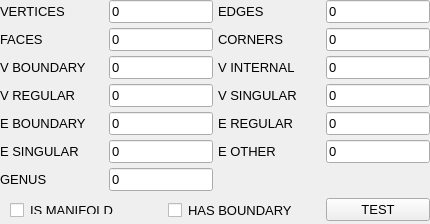
	<widget class="QWidget" name="panelTest">
	  <property name="sizePolicy">
	    <sizepolicy hsizetype="Expanding" vsizetype="Fixed">
	      <horstretch>0</horstretch>
	      <verstretch>0</verstretch>
	    </sizepolicy>
	  </property>
	  <property name="visible">
	    <bool>false</bool>
	  </property>

	  <layout class="QGridLayout" name="panelTestGridLayout">
	    <property name="leftMargin">
	      <number>0</number>
	    </property>
	    <property name="topMargin">
	      <number>0</number>
	    </property>
	    <property name="rightMargin">
	      <number>0</number>
	    </property>
	    <property name="bottomMargin">
	      <number>0</number>
	    </property>
	    <property name="spacing">
	      <number>5</number>
	    </property>

	    <!--
		#         VERTICES    = 12
		#         EDGES       = 17
	    -->

	    <item row="1" column="0">
	      <widget class="QLabel" name="labelTestVertices">
		<property name="sizePolicy">
		  <sizepolicy hsizetype="Expanding" vsizetype="Fixed">
		    <horstretch>1</horstretch>
		    <verstretch>0</verstretch>
		  </sizepolicy>
		</property>
		<property name="margin">
		  <number>5</number>
		</property>
		<property name="alignment">
		  <set>Qt::AlignLeft|Qt::AlignVCenter</set>
		</property>
		<property name="text">
		  <string>VERTICES</string>
		</property>
		<property name="font">
		  <font>
		    <pointsize>10</pointsize>
		  </font>
		</property>
	      </widget>
	    </item>

	    <item row="1" column="1">
	      <widget class="QLineEdit" name="editTestVertices">
		<property name="sizePolicy">
		  <sizepolicy hsizetype="Expanding" vsizetype="Fixed">
		    <horstretch>1</horstretch>
		    <verstretch>0</verstretch>
		  </sizepolicy>
		</property>
		<property name="text">
		  <string>0</string>
		</property>
		<property name="readOnly">
		  <bool>true</bool>
		</property>
		<property name="font">
		  <font>
		    <pointsize>10</pointsize>
		  </font>
		</property>
	      </widget>
	    </item>

	    <item row="1" column="2">
	      <widget class="QLabel" name="labelTestEdges">
		<property name="sizePolicy">
		  <sizepolicy hsizetype="Expanding" vsizetype="Fixed">
		    <horstretch>1</horstretch>
		    <verstretch>0</verstretch>
		  </sizepolicy>
		</property>
		<property name="margin">
		  <number>5</number>
		</property>
		<property name="alignment">
		  <set>Qt::AlignLeft|Qt::AlignVCenter</set>
		</property>
		<property name="text">
		  <string>EDGES</string>
		</property>
		<property name="font">
		  <font>
		    <pointsize>10</pointsize>
		  </font>
		</property>
	      </widget>
	    </item>

	    <item row="1" column="3">
	      <widget class="QLineEdit" name="editTestEdges">
		<property name="sizePolicy">
		  <sizepolicy hsizetype="Expanding" vsizetype="Fixed">
		    <horstretch>1</horstretch>
		    <verstretch>0</verstretch>
		  </sizepolicy>
		</property>
		<property name="text">
		  <string>0</string>
		</property>
		<property name="readOnly">
		  <bool>true</bool>
		</property>
		<property name="font">
		  <font>
		    <pointsize>10</pointsize>
		  </font>
		</property>
	      </widget>
	    </item>

	    <!--
		#         FACES       = 6
		#         CORNERS     = 30
	    -->

	    <item row="2" column="0">
	      <widget class="QLabel" name="labelTestFaces">
		<property name="sizePolicy">
		  <sizepolicy hsizetype="Expanding" vsizetype="Fixed">
		    <horstretch>1</horstretch>
		    <verstretch>0</verstretch>
		  </sizepolicy>
		</property>
		<property name="margin">
		  <number>5</number>
		</property>
		<property name="alignment">
		  <set>Qt::AlignLeft|Qt::AlignVCenter</set>
		</property>
		<property name="text">
		  <string>FACES</string>
		</property>
		<property name="font">
		  <font>
		    <pointsize>10</pointsize>
		  </font>
		</property>
	      </widget>
	    </item>

	    <item row="2" column="1">
	      <widget class="QLineEdit" name="editTestFaces">
		<property name="sizePolicy">
		  <sizepolicy hsizetype="Expanding" vsizetype="Fixed">
		    <horstretch>1</horstretch>
		    <verstretch>0</verstretch>
		  </sizepolicy>
		</property>
		<property name="text">
		  <string>0</string>
		</property>
		<property name="readOnly">
		  <bool>true</bool>
		</property>
		<property name="font">
		  <font>
		    <pointsize>10</pointsize>
		  </font>
		</property>
	      </widget>
	    </item>

	    <item row="2" column="2">
	      <widget class="QLabel" name="labelTestCorners">
		<property name="sizePolicy">
		  <sizepolicy hsizetype="Expanding" vsizetype="Fixed">
		    <horstretch>1</horstretch>
		    <verstretch>0</verstretch>
		  </sizepolicy>
		</property>
		<property name="margin">
		  <number>5</number>
		</property>
		<property name="alignment">
		  <set>Qt::AlignLeft|Qt::AlignVCenter</set>
		</property>
		<property name="text">
		  <string>CORNERS</string>
		</property>
		<property name="font">
		  <font>
		    <pointsize>10</pointsize>
		  </font>
		</property>
	      </widget>
	    </item>

	    <item row="2" column="3">
	      <widget class="QLineEdit" name="editTestCorners">
		<property name="sizePolicy">
		  <sizepolicy hsizetype="Expanding" vsizetype="Fixed">
		    <horstretch>1</horstretch>
		    <verstretch>0</verstretch>
		  </sizepolicy>
		</property>
		<property name="text">
		  <string>0</string>
		</property>
		<property name="readOnly">
		  <bool>true</bool>
		</property>
		<property name="font">
		  <font>
		    <pointsize>10</pointsize>
		  </font>
		</property>
	      </widget>
	    </item>

	    <!--
		#         V_BOUNDARY  = 10
		#         V_INTERNAL  = 2
	    -->

	    <item row="3" column="0">
	      <widget class="QLabel" name="labelTestVerticesBoundary">
		<property name="sizePolicy">
		  <sizepolicy hsizetype="Expanding" vsizetype="Fixed">
		    <horstretch>1</horstretch>
		    <verstretch>0</verstretch>
		  </sizepolicy>
		</property>
		<property name="margin">
		  <number>5</number>
		</property>
		<property name="alignment">
		  <set>Qt::AlignLeft|Qt::AlignVCenter</set>
		</property>
		<property name="text">
		  <string>V BOUNDARY</string>
		</property>
		<property name="font">
		  <font>
		    <pointsize>10</pointsize>
		  </font>
		</property>
	      </widget>
	    </item>

	    <item row="3" column="1">
	      <widget class="QLineEdit" name="editTestVerticesBoundary">
		<property name="sizePolicy">
		  <sizepolicy hsizetype="Expanding" vsizetype="Fixed">
		    <horstretch>1</horstretch>
		    <verstretch>0</verstretch>
		  </sizepolicy>
		</property>
		<property name="text">
		  <string>0</string>
		</property>
		<property name="readOnly">
		  <bool>true</bool>
		</property>
		<property name="font">
		  <font>
		    <pointsize>10</pointsize>
		  </font>
		</property>
	      </widget>
	    </item>

	    <item row="3" column="2">
	      <widget class="QLabel" name="labelTestVerticesInternal">
		<property name="sizePolicy">
		  <sizepolicy hsizetype="Expanding" vsizetype="Fixed">
		    <horstretch>1</horstretch>
		    <verstretch>0</verstretch>
		  </sizepolicy>
		</property>
		<property name="margin">
		  <number>5</number>
		</property>
		<property name="alignment">
		  <set>Qt::AlignLeft|Qt::AlignVCenter</set>
		</property>
		<property name="text">
		  <string>V INTERNAL</string>
		</property>
		<property name="font">
		  <font>
		    <pointsize>10</pointsize>
		  </font>
		</property>
	      </widget>
	    </item>

	    <item row="3" column="3">
	      <widget class="QLineEdit" name="editTestVerticesInternal">
		<property name="sizePolicy">
		  <sizepolicy hsizetype="Expanding" vsizetype="Fixed">
		    <horstretch>1</horstretch>
		    <verstretch>0</verstretch>
		  </sizepolicy>
		</property>
		<property name="text">
		  <string>0</string>
		</property>
		<property name="readOnly">
		  <bool>true</bool>
		</property>
		<property name="font">
		  <font>
		    <pointsize>10</pointsize>
		  </font>
		</property>
	      </widget>
	    </item>
	    
	    <!--
		#         V_REGULAR   = 12
		#         V_SINGULAR  = 0
	    -->

	    <item row="4" column="0">
	      <widget class="QLabel" name="labelTestVerticesRegular">
		<property name="sizePolicy">
		  <sizepolicy hsizetype="Expanding" vsizetype="Fixed">
		    <horstretch>1</horstretch>
		    <verstretch>0</verstretch>
		  </sizepolicy>
		</property>
		<property name="margin">
		  <number>5</number>
		</property>
		<property name="alignment">
		  <set>Qt::AlignLeft|Qt::AlignVCenter</set>
		</property>
		<property name="text">
		  <string>V REGULAR</string>
		</property>
		<property name="font">
		  <font>
		    <pointsize>10</pointsize>
		  </font>
		</property>
	      </widget>
	    </item>

	    <item row="4" column="1">
	      <widget class="QLineEdit" name="editTestVerticesRegular">
		<property name="sizePolicy">
		  <sizepolicy hsizetype="Expanding" vsizetype="Fixed">
		    <horstretch>1</horstretch>
		    <verstretch>0</verstretch>
		  </sizepolicy>
		</property>
		<property name="text">
		  <string>0</string>
		</property>
		<property name="readOnly">
		  <bool>true</bool>
		</property>
		<property name="font">
		  <font>
		    <pointsize>10</pointsize>
		  </font>
		</property>
	      </widget>
	    </item>

	    <item row="4" column="2">
	      <widget class="QLabel" name="labelTestVerticesSingular">
		<property name="sizePolicy">
		  <sizepolicy hsizetype="Expanding" vsizetype="Fixed">
		    <horstretch>1</horstretch>
		    <verstretch>0</verstretch>
		  </sizepolicy>
		</property>
		<property name="margin">
		  <number>5</number>
		</property>
		<property name="alignment">
		  <set>Qt::AlignLeft|Qt::AlignVCenter</set>
		</property>
		<property name="text">
		  <string>V SINGULAR</string>
		</property>
		<property name="font">
		  <font>
		    <pointsize>10</pointsize>
		  </font>
		</property>
	      </widget>
	    </item>

	    <item row="4" column="3">
	      <widget class="QLineEdit" name="editTestVerticesSingular">
		<property name="sizePolicy">
		  <sizepolicy hsizetype="Expanding" vsizetype="Fixed">
		    <horstretch>1</horstretch>
		    <verstretch>0</verstretch>
		  </sizepolicy>
		</property>
		<property name="text">
		  <string>0</string>
		</property>
		<property name="readOnly">
		  <bool>true</bool>
		</property>
		<property name="font">
		  <font>
		    <pointsize>10</pointsize>
		  </font>
		</property>
	      </widget>
	    </item>
	    
	    <!--
		#         E_BOUNDARY  = 10
		#         E_REGULAR   = 7
	    -->

	    <item row="5" column="0">
	      <widget class="QLabel" name="labelTestEdgesBoundary">
		<property name="sizePolicy">
		  <sizepolicy hsizetype="Expanding" vsizetype="Fixed">
		    <horstretch>1</horstretch>
		    <verstretch>0</verstretch>
		  </sizepolicy>
		</property>
		<property name="margin">
		  <number>5</number>
		</property>
		<property name="alignment">
		  <set>Qt::AlignLeft|Qt::AlignVCenter</set>
		</property>
		<property name="text">
		  <string>E BOUNDARY</string>
		</property>
		<property name="font">
		  <font>
		    <pointsize>10</pointsize>
		  </font>
		</property>
	      </widget>
	    </item>

	    <item row="5" column="1">
	      <widget class="QLineEdit" name="editTestEdgesBoundary">
		<property name="sizePolicy">
		  <sizepolicy hsizetype="Expanding" vsizetype="Fixed">
		    <horstretch>1</horstretch>
		    <verstretch>0</verstretch>
		  </sizepolicy>
		</property>
		<property name="text">
		  <string>0</string>
		</property>
		<property name="readOnly">
		  <bool>true</bool>
		</property>
		<property name="font">
		  <font>
		    <pointsize>10</pointsize>
		  </font>
		</property>
	      </widget>
	    </item>

	    <item row="5" column="2">
	      <widget class="QLabel" name="labelTestEdgesRegular">
		<property name="sizePolicy">
		  <sizepolicy hsizetype="Expanding" vsizetype="Fixed">
		    <horstretch>1</horstretch>
		    <verstretch>0</verstretch>
		  </sizepolicy>
		</property>
		<property name="margin">
		  <number>5</number>
		</property>
		<property name="alignment">
		  <set>Qt::AlignLeft|Qt::AlignVCenter</set>
		</property>
		<property name="text">
		  <string>E REGULAR</string>
		</property>
		<property name="font">
		  <font>
		    <pointsize>10</pointsize>
		  </font>
		</property>
	      </widget>
	    </item>

	    <item row="5" column="3">
	      <widget class="QLineEdit" name="editTestEdgesRegular">
		<property name="sizePolicy">
		  <sizepolicy hsizetype="Expanding" vsizetype="Fixed">
		    <horstretch>1</horstretch>
		    <verstretch>0</verstretch>
		  </sizepolicy>
		</property>
		<property name="text">
		  <string>0</string>
		</property>
		<property name="readOnly">
		  <bool>true</bool>
		</property>
		<property name="font">
		  <font>
		    <pointsize>10</pointsize>
		  </font>
		</property>
	      </widget>
	    </item>
	    
	    <!--
		#         E_SINGULAR  = 0
		#         E_OTHER     = 0
	    -->

	    <item row="6" column="0">
	      <widget class="QLabel" name="labelTestEdgesSingular">
		<property name="sizePolicy">
		  <sizepolicy hsizetype="Expanding" vsizetype="Fixed">
		    <horstretch>1</horstretch>
		    <verstretch>0</verstretch>
		  </sizepolicy>
		</property>
		<property name="margin">
		  <number>5</number>
		</property>
		<property name="alignment">
		  <set>Qt::AlignLeft|Qt::AlignVCenter</set>
		</property>
		<property name="text">
		  <string>E SINGULAR</string>
		</property>
		<property name="font">
		  <font>
		    <pointsize>10</pointsize>
		  </font>
		</property>
	      </widget>
	    </item>

	    <item row="6" column="1">
	      <widget class="QLineEdit" name="editTestEdgesSingular">
		<property name="sizePolicy">
		  <sizepolicy hsizetype="Expanding" vsizetype="Fixed">
		    <horstretch>1</horstretch>
		    <verstretch>0</verstretch>
		  </sizepolicy>
		</property>
		<property name="text">
		  <string>0</string>
		</property>
		<property name="readOnly">
		  <bool>true</bool>
		</property>
		<property name="font">
		  <font>
		    <pointsize>10</pointsize>
		  </font>
		</property>
	      </widget>
	    </item>

	    <item row="6" column="2">
	      <widget class="QLabel" name="labelTestEdgesOther">
		<property name="sizePolicy">
		  <sizepolicy hsizetype="Expanding" vsizetype="Fixed">
		    <horstretch>1</horstretch>
		    <verstretch>0</verstretch>
		  </sizepolicy>
		</property>
		<property name="margin">
		  <number>5</number>
		</property>
		<property name="alignment">
		  <set>Qt::AlignLeft|Qt::AlignVCenter</set>
		</property>
		<property name="text">
		  <string>E OTHER</string>
		</property>
		<property name="font">
		  <font>
		    <pointsize>10</pointsize>
		  </font>
		</property>
	      </widget>
	    </item>

	    <item row="6" column="3">
	      <widget class="QLineEdit" name="editTestEdgesOther">
		<property name="sizePolicy">
		  <sizepolicy hsizetype="Expanding" vsizetype="Fixed">
		    <horstretch>1</horstretch>
		    <verstretch>0</verstretch>
		  </sizepolicy>
		</property>
		<property name="text">
		  <string>0</string>
		</property>
		<property name="readOnly">
		  <bool>true</bool>
		</property>
		<property name="font">
		  <font>
		    <pointsize>10</pointsize>
		  </font>
		</property>
	      </widget>
	    </item>

	    <!--

                #         GENUS

            -->

	    <item row="7" column="0">
	      <widget class="QLabel" name="labelTestGenus">
		<property name="sizePolicy">
		  <sizepolicy hsizetype="Expanding" vsizetype="Fixed">
		    <horstretch>1</horstretch>
		    <verstretch>0</verstretch>
		  </sizepolicy>
		</property>
		<property name="margin">
		  <number>5</number>
		</property>
		<property name="alignment">
		  <set>Qt::AlignLeft|Qt::AlignVCenter</set>
		</property>
		<property name="text">
		  <string>GENUS</string>
		</property>
		<property name="font">
		  <font>
		    <pointsize>10</pointsize>
		  </font>
		</property>
	      </widget>
	    </item>

	    <item row="7" column="1">
	      <widget class="QLineEdit" name="editTestGenus">
		<property name="sizePolicy">
		  <sizepolicy hsizetype="Expanding" vsizetype="Fixed">
		    <horstretch>1</horstretch>
		    <verstretch>0</verstretch>
		  </sizepolicy>
		</property>
		<property name="text">
		  <string>0</string>
		</property>
		<property name="readOnly">
		  <bool>true</bool>
		</property>
		<property name="font">
		  <font>
		    <pointsize>10</pointsize>
		  </font>
		</property>
	      </widget>
	    </item>

	    <!--
		#         IS_MANIFOLD  = 1
		#         HAS_BOUNDARY = 1
	    -->

	    <item row="8" column="0" colspan="3">
	      <widget class="QWidget" name="widgetTestCheckBoxes">
		<layout class="QHBoxLayout" name="layoutTestCheckBoxes">
		  <property name="leftMargin">
		    <number>0</number>
		  </property>
		  <property name="topMargin">
		    <number>0</number>
		  </property>
		  <property name="rightMargin">
		    <number>0</number>
		  </property>
		  <property name="bottomMargin">
		    <number>0</number>
		  </property>
		  <property name="spacing">
		    <number>5</number>
		  </property>

		  <item>
		    <widget class="QCheckBox" name="checkBoxTestIsManifold">
		      <property name="sizePolicy">
			<sizepolicy hsizetype="Expanding" vsizetype="Fixed">
			  <horstretch>1</horstretch>
			  <verstretch>0</verstretch>
			</sizepolicy>
		      </property>
		      <property name="styleSheet">
			<string notr="true">QCheckBox { padding : 10px; }</string>
		      </property>
		      <property name="minimumSize">
			<size>
			  <width>50</width>
			  <height>22</height>
			</size>
		      </property>
		      <property name="maximumSize">
			<size>
			  <width>10000</width>
			  <height>30</height>
			</size>
		      </property>
		      <property name="checked">
			<bool>false</bool>
		      </property>
		      <property name="text">
			<string>IS MANIFOLD</string>
		      </property>
		      <property name="font">
			<font>
			  <pointsize>10</pointsize>
			</font>
		      </property>
		    </widget>
		  </item>

		  <item>
		    <widget class="QCheckBox" name="checkBoxTestHasBoundary">
		      <property name="sizePolicy">
			<sizepolicy hsizetype="Expanding" vsizetype="Fixed">
			  <horstretch>1</horstretch>
			  <verstretch>0</verstretch>
			</sizepolicy>
		      </property>
		      <property name="styleSheet">
			<string notr="true">QCheckBox { padding : 5px; }</string>
		      </property>
		      <property name="minimumSize">
			<size>
			  <width>50</width>
			  <height>22</height>
			</size>
		      </property>
		      <property name="maximumSize">
			<size>
			  <width>10000</width>
			  <height>28</height>
			</size>
		      </property>
		      <property name="checked">
			<bool>false</bool>
		      </property>
		      <property name="text">
			<string>HAS BOUNDARY</string>
		      </property>
		      <property name="font">
			<font>
			  <pointsize>10</pointsize>
			</font>
		      </property>
		    </widget>
		  </item>
		  
		</layout>
	      </widget>
	    </item>

	    <item row="8" column="3">
	      <widget class="QPushButton" name="pushButtonTestPolygonMesh">
		<property name="sizePolicy">
		  <sizepolicy hsizetype="Expanding" vsizetype="Fixed">
		    <horstretch>1</horstretch>
		    <verstretch>0</verstretch>
		  </sizepolicy>
		</property>
		<property name="text">
		  <string>TEST</string>
		</property>
		<property name="font">
		  <font>
		    <pointsize>10</pointsize>
		  </font>
		</property>
	      </widget>
	    </item>
	    
	  </layout> <!-- "panelTestGridLayout" -->
	</widget>
